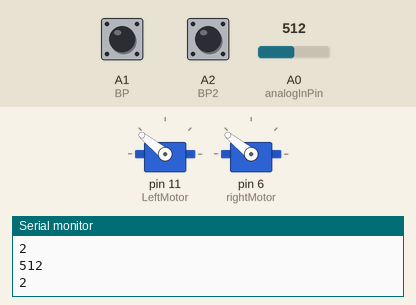
A sketch run on a simulated Arduino Uno, built with avr-gcc and run on an emulated ATmega328P. Parts: 2 × servo, the last lines printed to the serial monitor. Inputs (shaded band) come from the test bench; at power-on: A0 (analogInPin) = 512, A1 (BP) HIGH, A2 (BP2) HIGH.

Above: at 1.3 s.
1.4 s: A0 (analogInPin) set to 399
2.9 s: A0 (analogInPin) set to 369
At 3.7 s:
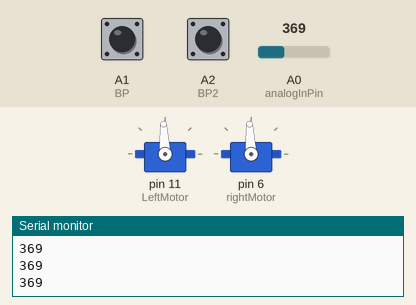
4.5 s: A0 (analogInPin) set to 390
At 5.1 s:
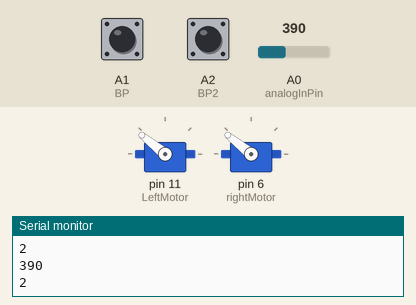
6.0 s: A1 (BP) pulled LOW for 0.6 s
At 6.3 s:
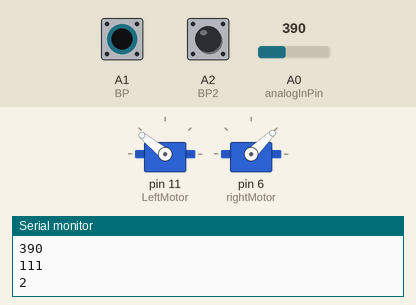
8.5 s: A2 (BP2) pulled LOW for 0.6 s
At 9.3 s:
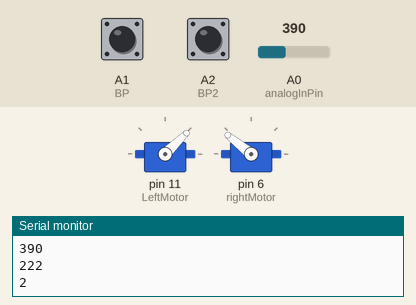
11.0 s: A2 (BP2) pulled LOW for 3.2 s
At 15.7 s:
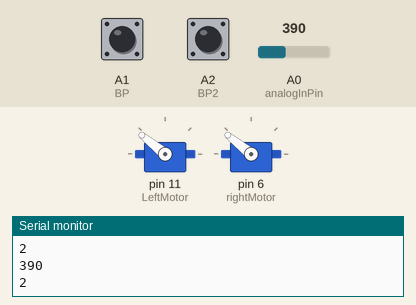
Timing chart, 0 to 17.0 s (numbered marks = the images above; inputs shaded):
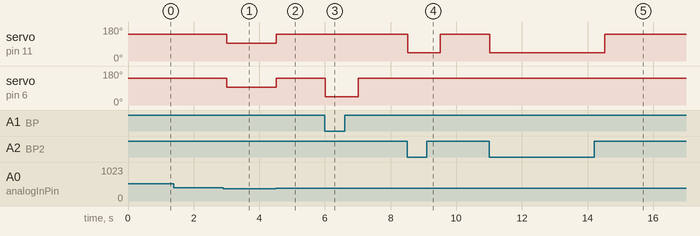

The sketch:

MasterArduinoCode.ino
```cpp
#include <Servo.h> // package to use servo function


const int analogInPin = A0; //A0 // EMG Data goes into here
const int L = 3; // first data output pin to motor controller
const int BP = A1; // first data input from button
const int BP2 = A2; // second data input form button
Servo LeftMotor; // giving variable access to all servo methods
Servo rightMotor;

int nval = 0;
int analogreadings = 0;

void setup() {
  Serial.begin(9600); // so can read values on serial motor to see if working
  pinMode(BP, INPUT_PULLUP); // input_pullup for data input from buttons allows the arduino to
  //recognize if current going to the ports has increased
  pinMode(BP2, INPUT_PULLUP);
  LeftMotor.attach(11); // attaching pins which send data to motor controller when prompted
  rightMotor.attach(6);
}


void loop() {
  LeftMotor.write(1500);// 1500 value corresponds to motor not moving
  rightMotor.write(1500);
 digitalWrite(3,LOW);// always write low at beginning of loop to indicate the ports are not sending signal to motor controller
 digitalWrite(5,LOW);
  int R = digitalRead(BP);
  int R2 = digitalRead(BP2);
  int nval = analogRead(analogInPin);// read analog values
  Serial.println(nval);// print value on serial monitor
  int Back = nval;
  int Forward = nval;

  if (R2 == LOW and R == LOW) { // if both buttons are being pressed
    Serial.println(333);
    if (nval <230 or nval>380) { // if the EMG readings are out of a certain value
      Serial.println(2);
      LeftMotor.write(1000); // write both motors to turn one direction
      rightMotor.write(1000);
      delay(500);

  }
  }
  else if (R == LOW) { // if one button is being pressed
    Serial.println(111);
      if (nval <230 or nval>380) {
      Serial.println(2);
      LeftMotor.write(2000); // motors turn in opposite directions, indicating a turn
      rightMotor.write(1000);
      delay(500);

  }
  }
  else if (R2 == LOW) { // if one of the buttons is being pressed
    Serial.println(222);
    if (nval <230 or nval>380) {
      Serial.println(2);
     LeftMotor.write(1000); // the motors turn in opposite directions, turning
      rightMotor.write(2000);
      delay(500);

  }
    }
    else{ // if none of the buttons are being pressed
       if (nval <230 or nval>380) {
      Serial.println(2);
     //digitalWrite(3, HIGH);
      LeftMotor.write(2000); // both motors turn in the same direction
      rightMotor.write(2000);
      delay(500);
      //digitalWrite(5, HIGH);

  }
    }
  }
```

Measured:
- the behaviour switches between 381 and 380 on A0 (analogInPin) (found by bisection; images 0 and 1)
- after the input at 2.9 s, servo on pin 11 (LeftMotor), servo on pin 6 (rightMotor): 141° → 93° after 0.10 s
- after the input at 4.5 s, servo on pin 11 (LeftMotor), servo on pin 6 (rightMotor): 93° → 141° at once
- after the input at 6.0 s, servo on pin 6 (rightMotor): 141° → 44° at once, → 141° 1.0 s later
- after the input at 8.5 s, servo on pin 11 (LeftMotor): 141° → 44° at once, → 141° 1.0 s later
- after the input at 11.0 s, servo on pin 11 (LeftMotor): 141° → 44° at once, → 141° 3.5 s later
